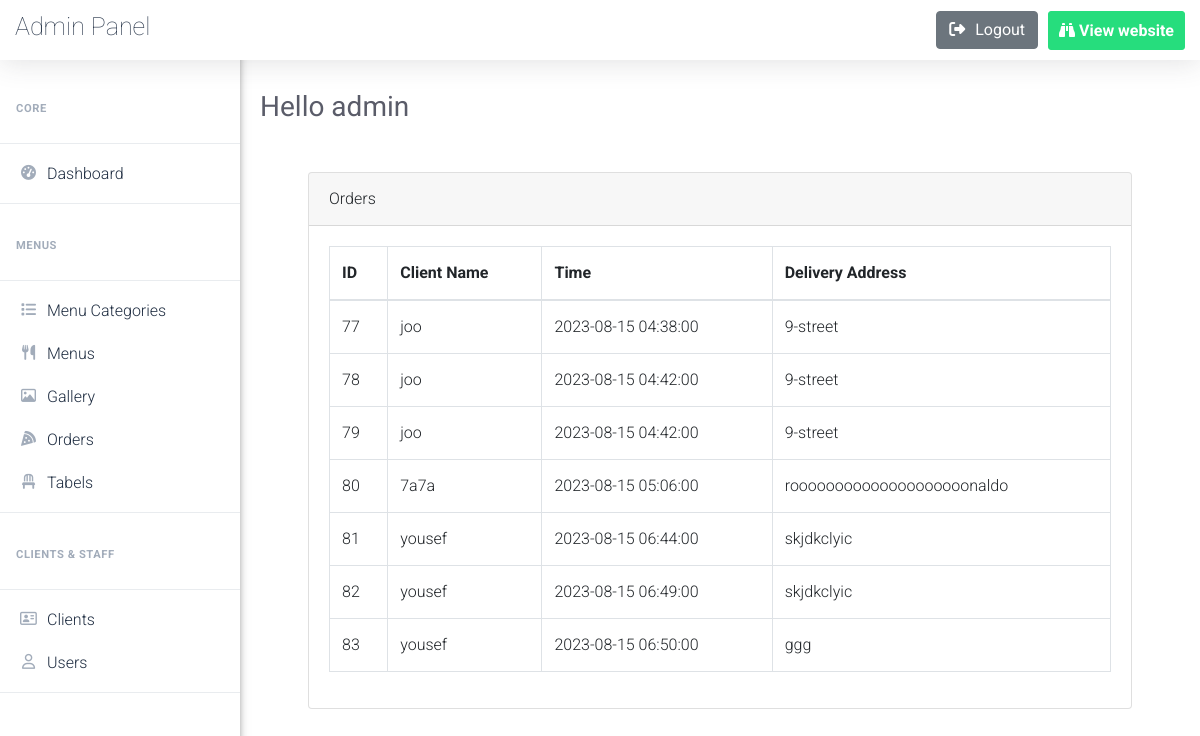
The app's page /admin/orders.php (signed in), older data.
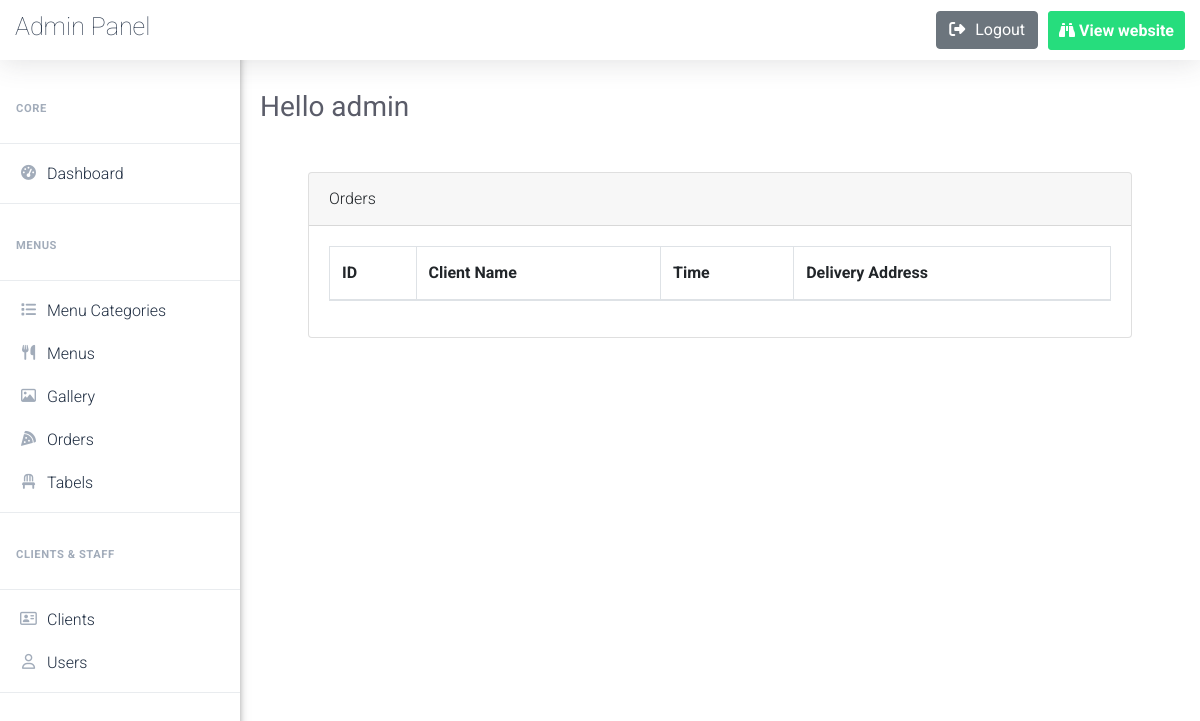
The same page, newer data.
### tables this page shows
CREATE TABLE `orders` (
  `order_id` int(11) NOT NULL,
  `order_time` datetime NOT NULL,
  `delivery_address` varchar(255) NOT NULL,
  `client_id` int(11) NOT NULL
);

CREATE TABLE `clients` (
  `client_id` int(11) NOT NULL,
  `name` varchar(255) NOT NULL,
  `phone` varchar(50) NOT NULL,
  `email` varchar(255) NOT NULL,
  `address` varchar(255) NOT NULL
);

### admin/includes/function.php (called while the page is built, shortened)
<?php
    require_once("connectDB.php");
    function select_orders($table){
        global $con;
        $stmt = $con->prepare("SELECT orders.order_id, clients.name, orders.Order_time ,clients.address
        FROM orders INNER JOIN clients ON orders.client_id=clients.client_id;");
        $stmt->execute();
        $orders=$stmt->fetchAll();
        return $orders;
    }
?>

### admin/orders.php (the view, shortened to what this page needs)
<?php
   if(isset($_SESSION['name'])){
    include_once("includes/header.php");
    require_once("includes/function.php");
    $orders=  select_orders("orders");
    ?>
    <div class="card m-5">
        <div class="card-header ">
            Orders
        </div>
        <div class="card-body">
            <table class="table table-bordered categories-table" style="text-center">
                <thead>
                        <tr>
                        <th scope="col">ID</th>
                        <th scope="col">Client Name</th>
                        <th scope="col">Time</th>
                        <th scope="col">Delivery Address</th>
                        </tr>
                </thead>
                    <tbody>
                    <?php foreach($orders as $order){ ?>
                        <tr>
                        <td><?php echo $order['order_id']?></td>
                        <td><?php echo $order['name']?></td>
                        <td><?php echo $order['Order_time']?></td>
                        <td><?php echo $order['address']?></td>
                        </tr>
                        <?php } ?>
                    </tbody>
            </table>
        </div>
      </div>
<?php
    include_once("includes/footer.php");
}else{
    header('location:login.php');
}
?>

Row changes from the older to the newer data that the page shows:
removed orders: order_id "77", client.name "joo", order_time "2023-08-15 04:38:00", client.address "9-street"
removed orders: order_id "78", client.name "joo", order_time "2023-08-15 04:42:00", client.address "9-street"
removed orders: order_id "79", client.name "joo", order_time "2023-08-15 04:42:00", client.address "9-street"
removed orders: order_id "80", client.name "7a7a", order_time "2023-08-15 05:06:00", client.address "roooooooooooooooooooonaldo"
removed orders: order_id "81", client.name "yousef", order_time "2023-08-15 06:44:00", client.address "skjdkclyic"
removed orders: order_id "82", client.name "yousef", order_time "2023-08-15 06:49:00", client.address "skjdkclyic"
removed orders: order_id "83", client.name "yousef", order_time "2023-08-15 06:50:00", client.address "ggg"
